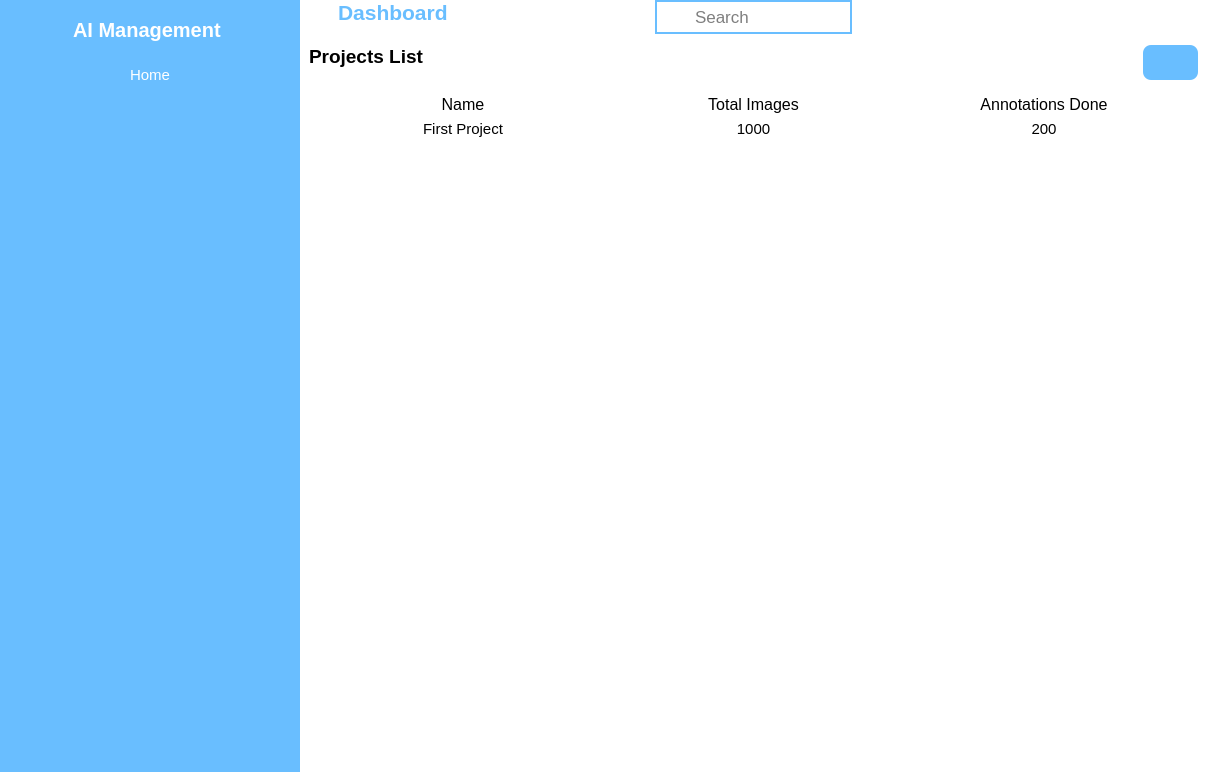
<?xml version="1.0" encoding="UTF-8"?>
<ui version="4.0">
 <class>MainWindow</class>
 <widget class="QMainWindow" name="MainWindow">
  <property name="geometry">
   <rect>
    <x>0</x>
    <y>0</y>
    <width>1207</width>
    <height>772</height>
   </rect>
  </property>
  <property name="windowTitle">
   <string>MainWindow</string>
  </property>
  <widget class="QWidget" name="centralwidget">
   <property name="styleSheet">
    <string notr="true">*{
background-color:rgb(255, 255, 255);
border: none;
}
#sidebar,#sidebarHeading,#headingLabel,#containerWidget{
background-color: rgb(105, 190, 255);
}
#headingLabel{
color: rgb(255, 255, 255);
}
QLineEdit{
background: transparent;
}
#searchFrame{
border-radius: 0px;
border: 	2px solid rgb(105, 190, 255);
}
#searchBar{
font-size: 17px;
}
#searchIcon{
border-radius: 20px;
}
#appHeader{
color: rgb(105, 190, 255);
}
#card1,#card2{
border-radius: 20px;
background-color: rgb(253, 255, 248);
}
#viewMoreButton{
background-color: rgb(105, 190, 255);
border-radius: 8px;
padding: 10px;
}
#homeBtn{
background-color:rgb(105, 190, 255);
border-radius: 10px;
color: rgb(255,255,255);
}</string>
   </property>
   <layout class="QHBoxLayout" name="horizontalLayout">
    <property name="spacing">
     <number>0</number>
    </property>
    <property name="leftMargin">
     <number>0</number>
    </property>
    <property name="topMargin">
     <number>0</number>
    </property>
    <property name="rightMargin">
     <number>0</number>
    </property>
    <property name="bottomMargin">
     <number>0</number>
    </property>
    <item>
     <widget class="QWidget" name="sidebar" native="true">
      <property name="minimumSize">
       <size>
        <width>0</width>
        <height>0</height>
       </size>
      </property>
      <property name="maximumSize">
       <size>
        <width>300</width>
        <height>16777215</height>
       </size>
      </property>
      <layout class="QVBoxLayout" name="verticalLayout_4">
       <item alignment="Qt::AlignTop">
        <widget class="QFrame" name="sidebarHeading">
         <property name="frameShape">
          <enum>QFrame::StyledPanel</enum>
         </property>
         <property name="frameShadow">
          <enum>QFrame::Raised</enum>
         </property>
         <layout class="QHBoxLayout" name="horizontalLayout_9">
          <item alignment="Qt::AlignHCenter|Qt::AlignTop">
           <widget class="QLabel" name="headingLabel">
            <property name="font">
             <font>
              <pointsize>15</pointsize>
              <weight>75</weight>
              <bold>true</bold>
             </font>
            </property>
            <property name="text">
             <string>AI Management </string>
            </property>
           </widget>
          </item>
         </layout>
        </widget>
       </item>
       <item>
        <widget class="QFrame" name="containerWidget">
         <property name="sizePolicy">
          <sizepolicy hsizetype="Preferred" vsizetype="Expanding">
           <horstretch>0</horstretch>
           <verstretch>0</verstretch>
          </sizepolicy>
         </property>
         <property name="frameShape">
          <enum>QFrame::StyledPanel</enum>
         </property>
         <property name="frameShadow">
          <enum>QFrame::Raised</enum>
         </property>
         <layout class="QGridLayout" name="gridLayout_3">
          <item row="0" column="0">
           <widget class="QPushButton" name="homeBtn">
            <property name="font">
             <font>
              <pointsize>11</pointsize>
              <weight>50</weight>
              <bold>false</bold>
             </font>
            </property>
            <property name="text">
             <string>Home</string>
            </property>
            <property name="icon">
             <iconset resource="resources.qrc">
              <normaloff>:/icons/assets/home.svg</normaloff>:/icons/assets/home.svg</iconset>
            </property>
            <property name="iconSize">
             <size>
              <width>25</width>
              <height>25</height>
             </size>
            </property>
           </widget>
          </item>
          <item row="1" column="0">
           <spacer name="verticalSpacer_2">
            <property name="orientation">
             <enum>Qt::Vertical</enum>
            </property>
            <property name="sizeHint" stdset="0">
             <size>
              <width>20</width>
              <height>40</height>
             </size>
            </property>
           </spacer>
          </item>
         </layout>
        </widget>
       </item>
      </layout>
     </widget>
    </item>
    <item>
     <widget class="QWidget" name="mainArea" native="true">
      <layout class="QVBoxLayout" name="verticalLayout">
       <property name="spacing">
        <number>0</number>
       </property>
       <property name="leftMargin">
        <number>0</number>
       </property>
       <property name="topMargin">
        <number>0</number>
       </property>
       <property name="rightMargin">
        <number>0</number>
       </property>
       <property name="bottomMargin">
        <number>0</number>
       </property>
       <item alignment="Qt::AlignTop">
        <widget class="QWidget" name="headerFrame" native="true">
         <layout class="QHBoxLayout" name="horizontalLayout_2">
          <property name="spacing">
           <number>0</number>
          </property>
          <property name="leftMargin">
           <number>0</number>
          </property>
          <property name="topMargin">
           <number>0</number>
          </property>
          <property name="rightMargin">
           <number>0</number>
          </property>
          <property name="bottomMargin">
           <number>0</number>
          </property>
          <item alignment="Qt::AlignLeft|Qt::AlignTop">
           <widget class="QWidget" name="widget" native="true">
            <layout class="QHBoxLayout" name="horizontalLayout_3">
             <property name="leftMargin">
              <number>0</number>
             </property>
             <property name="topMargin">
              <number>0</number>
             </property>
             <property name="rightMargin">
              <number>0</number>
             </property>
             <property name="bottomMargin">
              <number>11</number>
             </property>
             <item>
              <widget class="QPushButton" name="pushButton">
               <property name="text">
                <string/>
               </property>
               <property name="icon">
                <iconset resource="resources.qrc">
                 <normaloff>:/icons/assets/menu.svg</normaloff>:/icons/assets/menu.svg</iconset>
               </property>
               <property name="iconSize">
                <size>
                 <width>24</width>
                 <height>24</height>
                </size>
               </property>
              </widget>
             </item>
             <item>
              <widget class="QLabel" name="appHeader">
               <property name="font">
                <font>
                 <pointsize>16</pointsize>
                 <weight>75</weight>
                 <italic>false</italic>
                 <bold>true</bold>
                 <underline>false</underline>
                 <strikeout>false</strikeout>
                </font>
               </property>
               <property name="text">
                <string>Dashboard</string>
               </property>
              </widget>
             </item>
            </layout>
           </widget>
          </item>
          <item alignment="Qt::AlignHCenter|Qt::AlignTop">
           <widget class="QWidget" name="widget_2" native="true">
            <layout class="QHBoxLayout" name="horizontalLayout_4">
             <property name="spacing">
              <number>0</number>
             </property>
             <property name="leftMargin">
              <number>0</number>
             </property>
             <property name="topMargin">
              <number>0</number>
             </property>
             <property name="rightMargin">
              <number>0</number>
             </property>
             <property name="bottomMargin">
              <number>0</number>
             </property>
             <item alignment="Qt::AlignTop">
              <widget class="QFrame" name="searchFrame">
               <property name="frameShape">
                <enum>QFrame::StyledPanel</enum>
               </property>
               <property name="frameShadow">
                <enum>QFrame::Raised</enum>
               </property>
               <layout class="QHBoxLayout" name="horizontalLayout_5">
                <property name="spacing">
                 <number>6</number>
                </property>
                <property name="leftMargin">
                 <number>0</number>
                </property>
                <property name="topMargin">
                 <number>0</number>
                </property>
                <property name="rightMargin">
                 <number>0</number>
                </property>
                <property name="bottomMargin">
                 <number>0</number>
                </property>
                <item>
                 <widget class="QLabel" name="searchIcon">
                  <property name="minimumSize">
                   <size>
                    <width>30</width>
                    <height>30</height>
                   </size>
                  </property>
                  <property name="maximumSize">
                   <size>
                    <width>30</width>
                    <height>30</height>
                   </size>
                  </property>
                  <property name="text">
                   <string/>
                  </property>
                  <property name="pixmap">
                   <pixmap resource="resources.qrc">:/icons/assets/search.svg</pixmap>
                  </property>
                  <property name="scaledContents">
                   <bool>true</bool>
                  </property>
                 </widget>
                </item>
                <item>
                 <widget class="QLineEdit" name="searchBar">
                  <property name="placeholderText">
                   <string>Search</string>
                  </property>
                 </widget>
                </item>
               </layout>
              </widget>
             </item>
            </layout>
           </widget>
          </item>
          <item alignment="Qt::AlignRight|Qt::AlignTop">
           <widget class="QWidget" name="widget_3" native="true">
            <layout class="QHBoxLayout" name="horizontalLayout_6">
             <property name="spacing">
              <number>0</number>
             </property>
             <property name="leftMargin">
              <number>0</number>
             </property>
             <property name="topMargin">
              <number>0</number>
             </property>
             <property name="rightMargin">
              <number>0</number>
             </property>
             <property name="bottomMargin">
              <number>0</number>
             </property>
             <item>
              <widget class="QPushButton" name="accountButton">
               <property name="text">
                <string/>
               </property>
               <property name="icon">
                <iconset resource="resources.qrc">
                 <normaloff>:/icons/assets/user.svg</normaloff>:/icons/assets/user.svg</iconset>
               </property>
               <property name="iconSize">
                <size>
                 <width>32</width>
                 <height>32</height>
                </size>
               </property>
              </widget>
             </item>
            </layout>
           </widget>
          </item>
         </layout>
        </widget>
       </item>
       <item>
        <widget class="QWidget" name="mainFrame" native="true">
         <property name="sizePolicy">
          <sizepolicy hsizetype="Preferred" vsizetype="Expanding">
           <horstretch>0</horstretch>
           <verstretch>0</verstretch>
          </sizepolicy>
         </property>
         <layout class="QVBoxLayout" name="verticalLayout_2">
          <item alignment="Qt::AlignTop">
           <widget class="QFrame" name="viewHeader">
            <property name="frameShape">
             <enum>QFrame::StyledPanel</enum>
            </property>
            <property name="frameShadow">
             <enum>QFrame::Raised</enum>
            </property>
            <layout class="QHBoxLayout" name="horizontalLayout_7">
             <property name="spacing">
              <number>0</number>
             </property>
             <property name="leftMargin">
              <number>0</number>
             </property>
             <property name="topMargin">
              <number>0</number>
             </property>
             <property name="rightMargin">
              <number>0</number>
             </property>
             <property name="bottomMargin">
              <number>0</number>
             </property>
             <item alignment="Qt::AlignLeft|Qt::AlignTop">
              <widget class="QLabel" name="label">
               <property name="font">
                <font>
                 <pointsize>14</pointsize>
                 <weight>75</weight>
                 <bold>true</bold>
                </font>
               </property>
               <property name="text">
                <string>Projects List</string>
               </property>
              </widget>
             </item>
             <item alignment="Qt::AlignRight|Qt::AlignTop">
              <widget class="QPushButton" name="viewMoreButton">
               <property name="font">
                <font>
                 <pointsize>10</pointsize>
                 <weight>50</weight>
                 <bold>false</bold>
                </font>
               </property>
               <property name="text">
                <string/>
               </property>
               <property name="icon">
                <iconset resource="resources.qrc">
                 <normaloff>:/icons/assets/arrow-right-circle.svg</normaloff>:/icons/assets/arrow-right-circle.svg</iconset>
               </property>
              </widget>
             </item>
            </layout>
           </widget>
          </item>
          <item>
           <widget class="QFrame" name="MainView">
            <property name="sizePolicy">
             <sizepolicy hsizetype="Preferred" vsizetype="Expanding">
              <horstretch>0</horstretch>
              <verstretch>0</verstretch>
             </sizepolicy>
            </property>
            <property name="frameShape">
             <enum>QFrame::StyledPanel</enum>
            </property>
            <property name="frameShadow">
             <enum>QFrame::Raised</enum>
            </property>
            <layout class="QVBoxLayout" name="verticalLayout_3">
             <item alignment="Qt::AlignTop">
              <widget class="QFrame" name="frame">
               <property name="frameShape">
                <enum>QFrame::StyledPanel</enum>
               </property>
               <property name="frameShadow">
                <enum>QFrame::Raised</enum>
               </property>
               <layout class="QHBoxLayout" name="horizontalLayout_8">
                <property name="spacing">
                 <number>0</number>
                </property>
                <property name="leftMargin">
                 <number>0</number>
                </property>
                <property name="topMargin">
                 <number>0</number>
                </property>
                <property name="rightMargin">
                 <number>0</number>
                </property>
                <property name="bottomMargin">
                 <number>0</number>
                </property>
                <item>
                 <widget class="QLabel" name="label_2">
                  <property name="font">
                   <font>
                    <pointsize>12</pointsize>
                   </font>
                  </property>
                  <property name="text">
                   <string>Name</string>
                  </property>
                  <property name="alignment">
                   <set>Qt::AlignCenter</set>
                  </property>
                 </widget>
                </item>
                <item>
                 <widget class="QLabel" name="label_3">
                  <property name="font">
                   <font>
                    <pointsize>12</pointsize>
                   </font>
                  </property>
                  <property name="text">
                   <string>Total Images</string>
                  </property>
                  <property name="alignment">
                   <set>Qt::AlignCenter</set>
                  </property>
                 </widget>
                </item>
                <item>
                 <widget class="QLabel" name="label_4">
                  <property name="font">
                   <font>
                    <pointsize>12</pointsize>
                   </font>
                  </property>
                  <property name="text">
                   <string>Annotations Done</string>
                  </property>
                  <property name="alignment">
                   <set>Qt::AlignCenter</set>
                  </property>
                 </widget>
                </item>
               </layout>
              </widget>
             </item>
             <item>
              <widget class="QFrame" name="frame_2">
               <property name="sizePolicy">
                <sizepolicy hsizetype="Preferred" vsizetype="Expanding">
                 <horstretch>0</horstretch>
                 <verstretch>0</verstretch>
                </sizepolicy>
               </property>
               <property name="maximumSize">
                <size>
                 <width>16777211</width>
                 <height>16777215</height>
                </size>
               </property>
               <property name="frameShape">
                <enum>QFrame::StyledPanel</enum>
               </property>
               <property name="frameShadow">
                <enum>QFrame::Raised</enum>
               </property>
               <layout class="QGridLayout" name="gridLayout">
                <property name="leftMargin">
                 <number>0</number>
                </property>
                <property name="topMargin">
                 <number>0</number>
                </property>
                <property name="rightMargin">
                 <number>0</number>
                </property>
                <property name="horizontalSpacing">
                 <number>0</number>
                </property>
                <property name="verticalSpacing">
                 <number>5</number>
                </property>
                <item row="0" column="0">
                 <widget class="QFrame" name="firstProject">
                  <property name="frameShape">
                   <enum>QFrame::StyledPanel</enum>
                  </property>
                  <property name="frameShadow">
                   <enum>QFrame::Raised</enum>
                  </property>
                  <layout class="QGridLayout" name="gridLayout_2">
                   <property name="leftMargin">
                    <number>0</number>
                   </property>
                   <property name="topMargin">
                    <number>0</number>
                   </property>
                   <property name="rightMargin">
                    <number>0</number>
                   </property>
                   <property name="bottomMargin">
                    <number>0</number>
                   </property>
                   <property name="spacing">
                    <number>0</number>
                   </property>
                   <item row="0" column="0">
                    <widget class="QLabel" name="label_5">
                     <property name="font">
                      <font>
                       <pointsize>11</pointsize>
                      </font>
                     </property>
                     <property name="text">
                      <string>First Project</string>
                     </property>
                     <property name="alignment">
                      <set>Qt::AlignCenter</set>
                     </property>
                    </widget>
                   </item>
                   <item row="0" column="1">
                    <widget class="QLabel" name="label_6">
                     <property name="font">
                      <font>
                       <pointsize>11</pointsize>
                      </font>
                     </property>
                     <property name="text">
                      <string>1000</string>
                     </property>
                     <property name="alignment">
                      <set>Qt::AlignCenter</set>
                     </property>
                    </widget>
                   </item>
                   <item row="0" column="2">
                    <widget class="QLabel" name="label_7">
                     <property name="font">
                      <font>
                       <pointsize>11</pointsize>
                      </font>
                     </property>
                     <property name="text">
                      <string>200</string>
                     </property>
                     <property name="alignment">
                      <set>Qt::AlignCenter</set>
                     </property>
                    </widget>
                   </item>
                  </layout>
                 </widget>
                </item>
                <item row="1" column="0">
                 <spacer name="verticalSpacer">
                  <property name="orientation">
                   <enum>Qt::Vertical</enum>
                  </property>
                  <property name="sizeHint" stdset="0">
                   <size>
                    <width>20</width>
                    <height>40</height>
                   </size>
                  </property>
                 </spacer>
                </item>
               </layout>
              </widget>
             </item>
            </layout>
           </widget>
          </item>
         </layout>
        </widget>
       </item>
      </layout>
     </widget>
    </item>
   </layout>
  </widget>
 </widget>
 <resources>
  <include location="resources.qrc"/>
  <include location="../../.designer/backup/resources.qrc"/>
 </resources>
 <connections/>
</ui>
